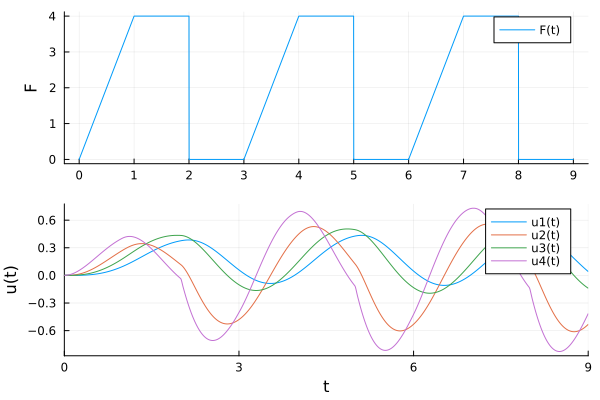

Generate this figure with Julia:
using Plots, DifferentialEquations

function F(t)
	tp = rem(t, 3)

	y = 4 * tp * (tp < 1) + 
		4 * ((tp >= 1) & (tp < 2)) +
		0 * ((tp >= 2) & (tp < 3))
end

function dif_jednacina!(dx, x, params, t)
	A, B, C = params

	dx[1] = x[2]
	dx[2] = -3*x[2] - C*(x[2]-x[4]) - B*(x[1]-x[3])
	dx[3] = x[4]
	dx[4] = 1/2 * (C*(x[2]-x[4]) - A*x[3] + B*(x[1]-x[3]) + F(t))
end

A = 12
B = 8
C = 4
params = (A, B, C)

interval = (0.0, 9.0)
pocetni = [0.0 0.0 0.0 0.0]

plt_F = plot(F, interval[1], interval[2], ylabel="F", label="F(t)", xticks=0:1:9)

prob = ODEProblem(dif_jednacina!, pocetni, interval, params)
sol = solve(prob)

plt_sol = plot(sol, xlabel="t", ylabel="u(t)")

plt_final = plot(plt_F, plt_sol, layout = (2, 1))
display(plt_final)

dir = dirname(@__FILE__())
savefig(plt_final, "$dir/z02.png")
